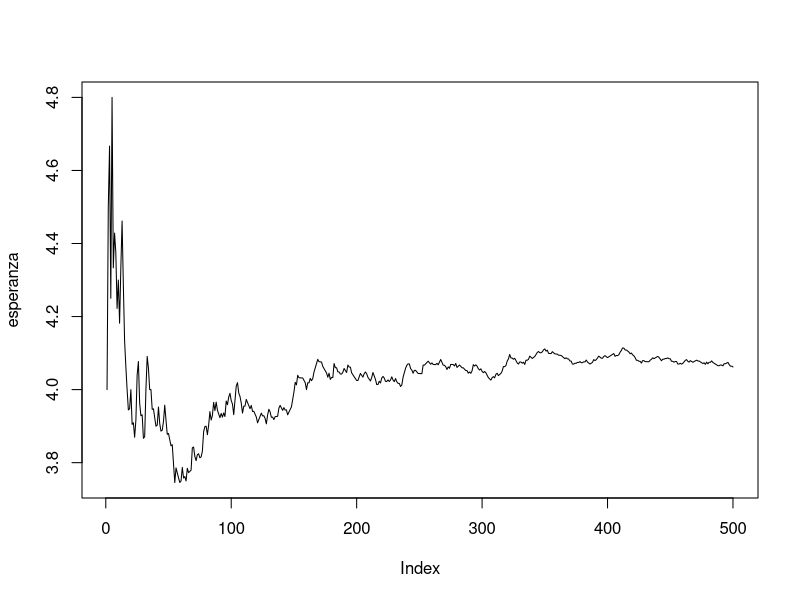

R code for this plot:
# Problema 13

k <- 500

N <- rep(0,k)

for(i in 1:k){
    prod<-1
    u<-runif(1,0,1)
    n<-0
    while(prod>=exp(-3)){
        prod<-prod*u
        u<-runif(1,0,1)
        n<-n+1
    }
    N[i]<-n
}

esperanza <- cumsum(N)/(1:k)

plot(esperanza,type='l')

# parte a)
print(paste("E[N] = ", esperanza[k]))

# parte b)
print((table(N)/k)[1:7])

